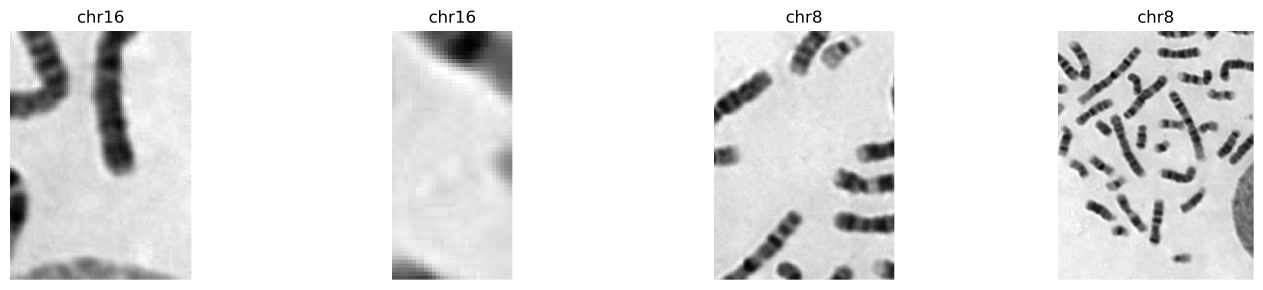
#> input picture sorted_chromosome_test.png, 3789 x 869 px (shown at 1/3 size); its folder holds only this picture in this run
$ python -i Image_Proccessor.py   (imports and definitions only)
#> lines starting #> are read from the running program, lines starting #| are printed output that depends on the picture; after the words box and inside, x2 and y2 are one past the last pixel; in counts of white or black regions, pixels touching at a corner belong together
import cv2
import numpy as np
import pandas as pd
import matplotlib.pyplot as plt
from skimage import filters, measure, morphology, feature
from scipy import signal, stats
from sklearn.ensemble import RandomForestClassifier
from sklearn.model_selection import train_test_split, GridSearchCV
from sklearn.preprocessing import StandardScaler
from sklearn.metrics import classification_report, confusion_matrix
import joblib
import logging
import os

# Set up logging
# [1 line not run here, left out]

# Load images
def load_karyotype_images(directory):
#> further down, picture is the input picture: shape (869, 3789); min 0, max 255, mean 227.3
    images = []
    labels = []
    for filename in os.listdir(directory):
        if filename.endswith((".png", ".jpg", ".jpeg")):
            img = cv2.imread(os.path.join(directory, filename))
            if img is not None:
                images.append(img)
                # Assuming the filename contains the label/classification
                labels.append(filename.split('_')[0])
    return np.array(images), np.array(labels)

class ChromosomeClassifier:
    def __init__(self):
        self.model = None
        self.scaler = StandardScaler()

    # [13 lines left out: function preprocess_image, not called in this run]

    def segment_chromosomes(self, img):
        logging.info("Segmenting chromosomes")
        thresh = filters.threshold_otsu(img)
#> thresh = 166
        binary = img > thresh
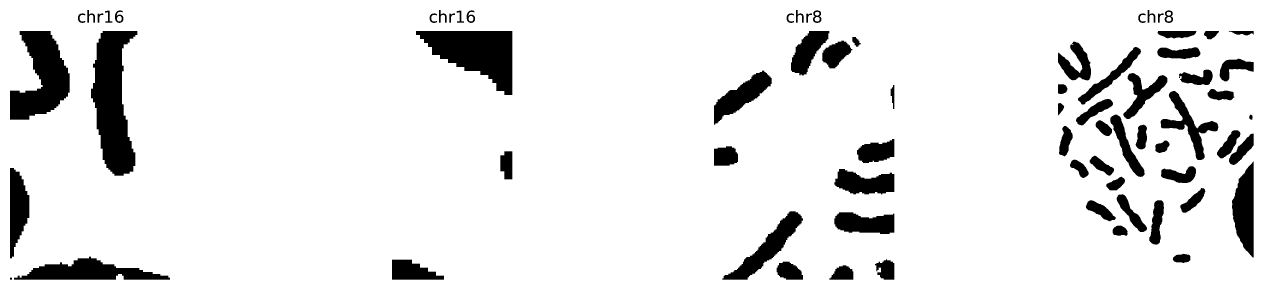
#> binary: shape (869, 3789) bool (shown at 1/3 size); 90.5% white; 72 black regions, largest, box (x1, y1, x2, y2) and area: (273, 93, 412, 527) 37402, (1248, 93, 1537, 285) 31632, (30, 93, 209, 359) 28167
        binary = morphology.remove_small_objects(binary, min_size=100)
        binary = morphology.closing(binary, morphology.disk(3))
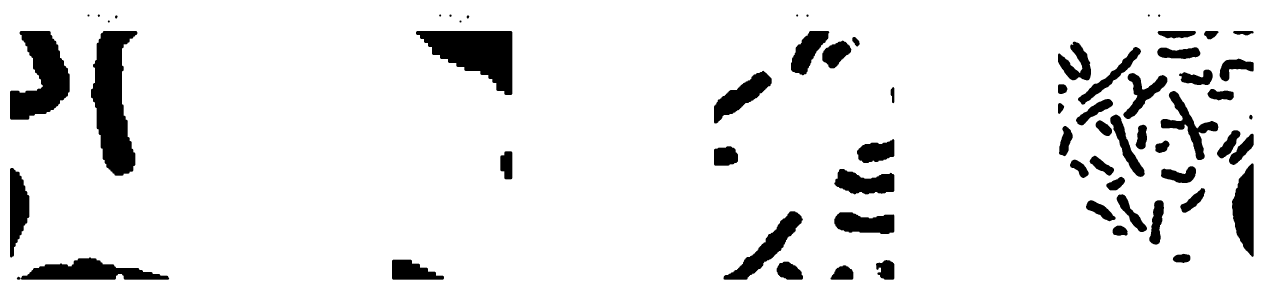
#> binary: shape (869, 3789) bool (shown at 1/3 size); 90.7% white; 65 black regions, largest, box (x1, y1, x2, y2) and area: (273, 93, 412, 527) 37192, (1248, 93, 1537, 285) 31547, (30, 93, 209, 359) 27957
        labeled = measure.label(binary)
#> labeled: shape (869, 3789) int32; values 0 (black) and 1 (white), 90.7% white; 65 black regions
        props = measure.regionprops(labeled, img)
#> props = 1 regions; box (x1, y1, x2, y2) and area: (0, 0, 3789, 869) 2987047
        return props

    # [63 lines left out: functions extract_features, train_model, not called in this run]

# Load images from a directory (replace with actual path)
# [1 line that did not run here, left out]
# [1 line not run here, left out]

>>> import cv2
>>> picture = cv2.imread('sorted_chromosome_test.png', cv2.IMREAD_GRAYSCALE)
>>> result = ChromosomeClassifier().segment_chromosomes(picture)
#> result has the same summary as props in segment_chromosomes
